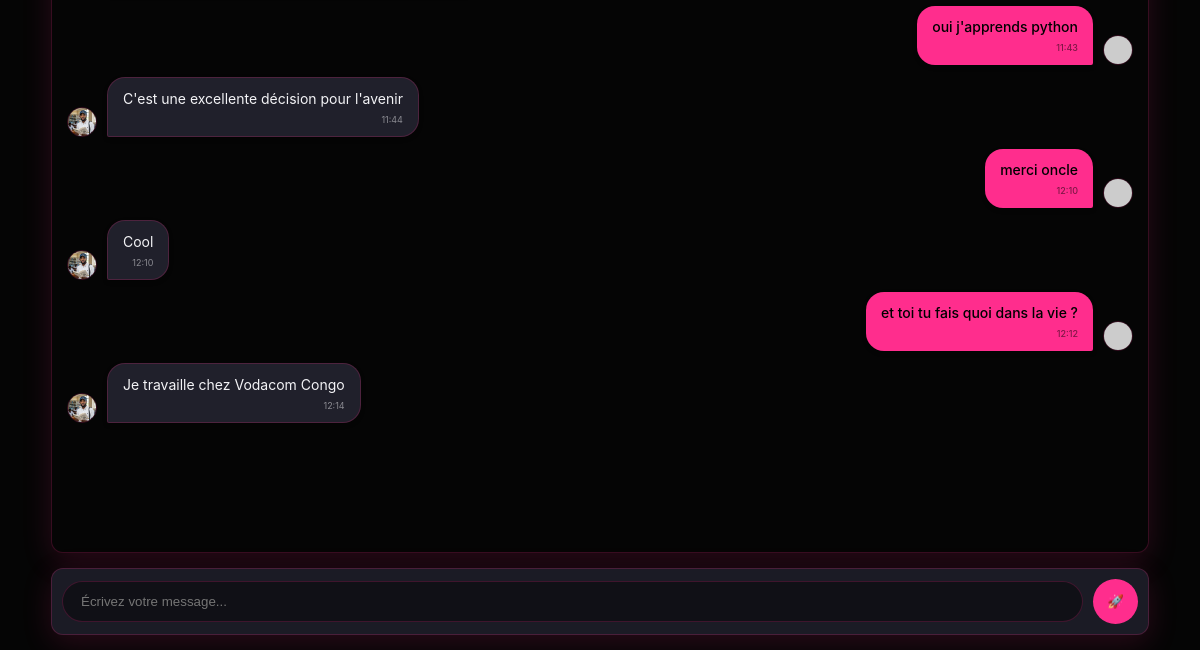
/messages/oncle (signed in, lower part), run on an earlier commit of the app's database.
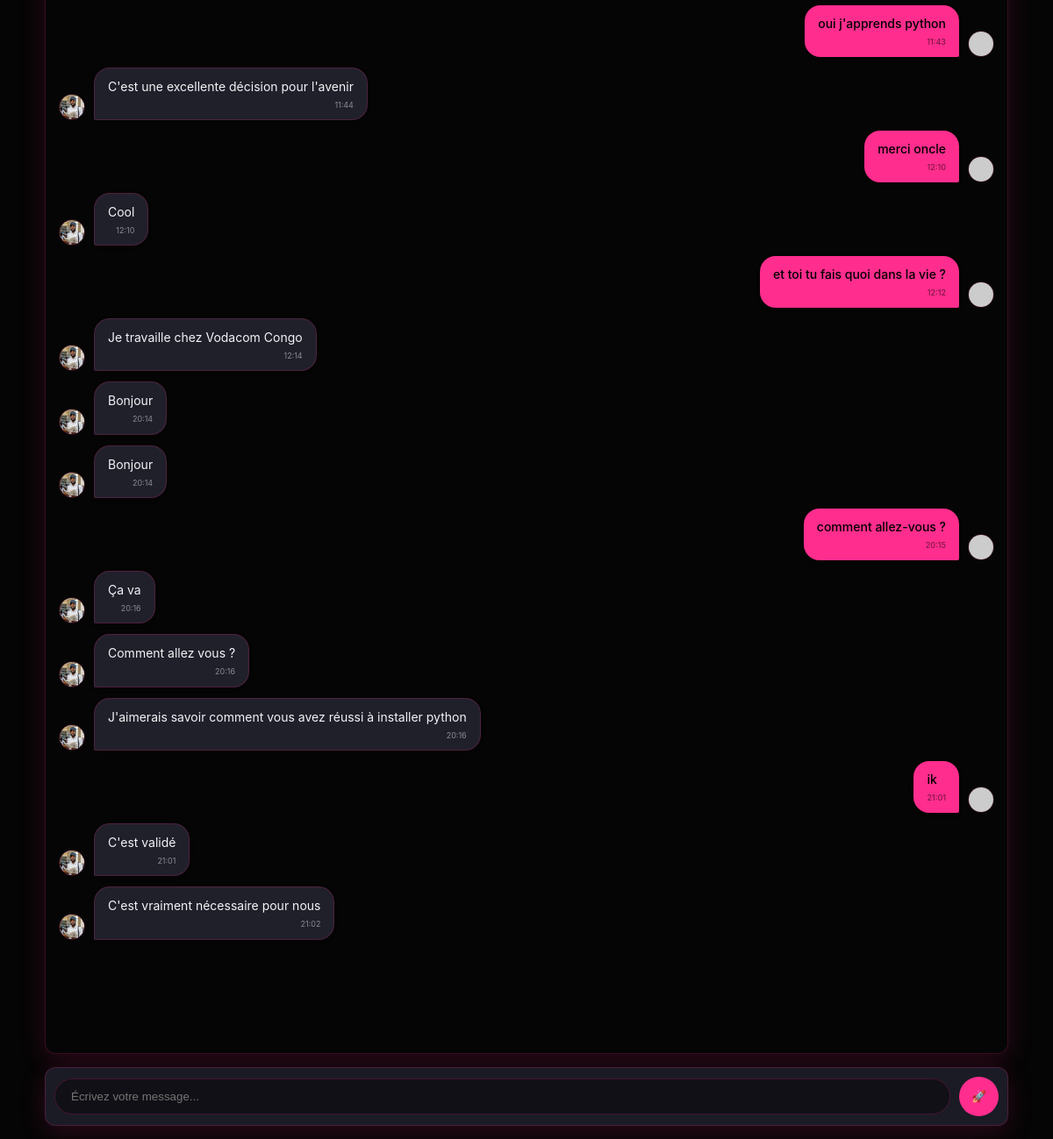
And on a later commit of the database.
### tables this page shows
CREATE TABLE messages (
  id INTEGER PRIMARY KEY AUTOINCREMENT,
  sender_id INTEGER NOT NULL,
  recipient_id INTEGER NOT NULL,
  content TEXT NOT NULL,
  created_at TEXT NOT NULL,
  is_read INTEGER NOT NULL DEFAULT 0,
  FOREIGN KEY (sender_id) REFERENCES users(id) ON DELETE CASCADE,
  FOREIGN KEY (recipient_id) REFERENCES users(id) ON DELETE CASCADE
);

CREATE TABLE users (
  id INTEGER PRIMARY KEY AUTOINCREMENT,
  username TEXT UNIQUE NOT NULL,
  identifier TEXT UNIQUE NOT NULL,
  display_name TEXT NOT NULL,
  bio TEXT DEFAULT '',
  password_hash TEXT NOT NULL,
  created_at TEXT NOT NULL
, profile_pic TEXT DEFAULT 'default_avatar.png', cover_pic TEXT DEFAULT 'default_cover.jpg', role TEXT DEFAULT 'apprenant', language TEXT DEFAULT 'fr', privacy_level TEXT DEFAULT 'public', video_pref TEXT DEFAULT 'data_saver');

### app.py (the view, shortened to what this page needs)
    @app.route("/messages/<username>", methods=["GET", "POST"])
    @login_required
    def thread(username: str):
        me = current_user()
        other = db_one("SELECT * FROM users WHERE username=?", (username.lower(),))
        if not other or other["id"] == me["id"]:
            return redirect(url_for("messages"))
        db_execute("UPDATE messages SET is_read=1 WHERE sender_id=? AND recipient_id=?",
                   (other["id"], me["id"]))
        msgs = db_all(
            "SELECT m.*, su.username AS sender_username, su.display_name AS sender_display_name, "
            "ru.username AS recipient_username, ru.display_name AS recipient_display_name "
            "FROM messages m "
            "JOIN users su ON su.id=m.sender_id "
            "JOIN users ru ON ru.id=m.recipient_id "
            "WHERE (m.sender_id=? AND m.recipient_id=?) OR (m.sender_id=? AND m.recipient_id=?) "
            "ORDER BY m.created_at ASC LIMIT 200",
            (me["id"], other["id"], other["id"], me["id"]),
        )
        return render_template("thread.html", other=other, messages=msgs)

### templates/thread.html (shortened to what this page needs)
{% extends "base.html" %}
{% block content %}
<div id="chat-window" class="card" style="height: calc(100vh - 280px); min-height: 400px; overflow-y: auto; padding: 15px; background: #050505; display: flex; flex-direction: column;">
    {% for m in messages %}
        <div class="chat-row {% if m.sender_id == me.id %}me{% else %}other{% endif %}">
            {% if m.sender_id != me.id %}
            <img src="{{ url_for('static', filename='uploads/' + (other.profile_pic if other.profile_pic else 'default_avatar.png')) }}"
                 class="avatar-chat" onerror="this.src='https://ui-avatars.com/api/?name={{ other.display_name }}&background=333&color=fff'">
            {% endif %}
            <div class="bubble">
                <div class="msg-content">{{ m.content }}</div>
                <div style="font-size: 9px; opacity: 0.5; margin-top: 4px; text-align: right;">
                    {{ m.created_at[11:16] }}
                </div>
            </div>
            {% if m.sender_id == me.id %}
            <img src="{{ url_for('static', filename='uploads/' + (me.profile_pic if me.profile_pic else 'default_avatar.png')) }}"
                 class="avatar-chat" onerror="this.src='https://ui-avatars.com/api/?name=Moi&background=ff2d8d&color=fff'">
            {% endif %}
        </div>
    {% endfor %}
</div>
<div class="card" style="margin-top: 10px; padding: 10px;">
    <div style="display: flex; gap: 10px; align-items: center;">
        <input type="text" id="msg-input" placeholder="Écrivez votre message..."
               style="flex: 1; background: rgba(0,0,0,0.4); border: 1px solid var(--border); color: white; padding: 12px 18px; border-radius: 25px; margin-bottom: 0; outline: none;"
               onkeypress="if(event.key === 'Enter') sendInstantMessage()">
        <button class="btn" onclick="sendInstantMessage()" style="border-radius: 50%; width: 45px; height: 45px; padding: 0; display: flex; align-items: center; justify-content: center; flex-shrink: 0;">
            🚀
        </button>
    </div>
</div>
{% endblock %}

### templates/base.html (shortened to what this page needs)
<!DOCTYPE html>
<html lang="fr">
<head>
  <link rel="stylesheet" href="{{ url_for('static', filename='style.css') }}">
</head>
<body>
  <main class="container">
    {% block content %}{% endblock %}
  </main>
</body>
</html>

### static/style.css (style rules this page uses)
:root { --bg: #050505; --panel: #1b1b25; --panel-glass: rgba(27, 27, 37, 0.98); --accent: #ff2d8d; --accent-dark: #e2316c; --text-main: #f3f3f6; --muted: #a7a7b4; --border: rgba(255, 45, 141, 0.2); --radius: 12px; --shadow: 0 8px 30px rgba(255, 45, 141, 0.15); --nav-height: 65px; }
* { box-sizing: border-box; margin: 0; padding: 0; }
html, body { width: 100%; max-width: 100vw; overflow-x: hidden; background-color: var(--bg); color: var(--text-main); font-family: 'Inter', system-ui, sans-serif; line-height: 1.5; }
body { padding-top: calc(var(--nav-height) + 15px); }
.container { max-width: 1128px; margin: 0 auto; padding: 0 15px; }
.card { background: var(--panel); border: 1px solid var(--border); border-radius: var(--radius); padding: 15px; margin-bottom: 15px; box-shadow: var(--shadow); }
.me .bubble { background-color: var(--accent); color: #000; border-radius: 15px 15px 2px 15px; font-weight: 600; }
.btn { background: var(--accent); color: #000; padding: 10px 20px; border-radius: 30px; font-weight: 800; border: none; cursor: pointer; }

### templates/thread.html (style rules this page uses)
.chat-row.me { justify-content: flex-end; }
.chat-row.other { justify-content: flex-start; }
.me .bubble { background-color: var(--accent); color: #000; border-radius: 18px 18px 2px 18px; font-weight: 500; }
.other .bubble { background-color: #20202b; color: #f3f3f6; border-radius: 18px 18px 18px 2px; border: 1px solid var(--border); }

What changed in the data, as far as the page shows it:
added messages: profile_pic (picture), content "Bonjour", created_at "20:14"
added messages: profile_pic (picture), content "Bonjour", created_at "20:14"
added messages: content "comment allez-vous ?", created_at "20:15"
added messages: profile_pic (picture), content "Ça va", created_at "20:16"
added messages: profile_pic (picture), content "Comment allez vous ?", created_at "20:16"
added messages: profile_pic (picture), content "J'aimerais savoir comment vous avez réussi à installer python", created_at "20:16"
added messages: content "ik", created_at "21:01"
added messages: profile_pic (picture), content "C'est validé", created_at "21:01"
added messages: profile_pic (picture), content "C'est vraiment nécessaire pour nous", created_at "21:02"
